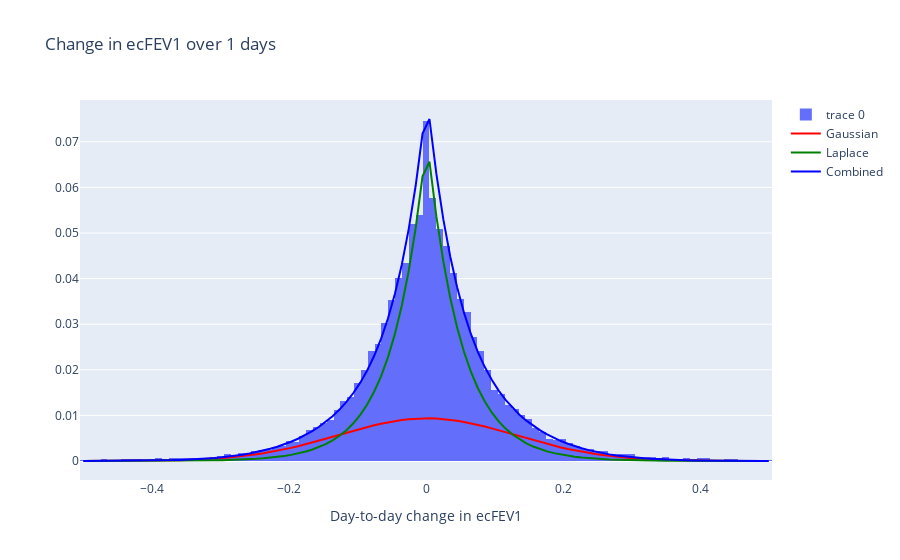

Here is the notebook cell this chart was saved with:
### Code cell
# Plot histogram of 
fig = go.Figure()
xbins = dict(
    start=-0.505,
    end=0.5,
    size=0.01
)
fig.add_trace(go.Histogram(x=d2d["day_to_day_ecFEV1"], xbins=xbins, histnorm='probability'))

weight = 0.7
# Add gaussian with std as d2d
mu = d2d["day_to_day_ecFEV1"].mean()
std = d2d["day_to_day_ecFEV1"].std()
print(f"mu: {mu}, std: {std}")
x = np.linspace(-0.5, 0.5, 100)
y1 = norm.pdf(x, mu, std*1.1)
y1 = (1-weight) * y1 / y1.sum()
fig.add_trace(go.Scatter(x=x, y=y1, mode='lines', name="Gaussian", line=dict(color='red')))
# Add laplace
y2 = norm.pdf(x, mu, 0.05)
y2 = laplace.pdf(x, mu, 0.05)
y2 = weight * y2 / y2.sum()
fig.add_trace(go.Scatter(x=x, y=y2, mode='lines', name="Laplace", line=dict(color='green')))

y = y1 + y2
fig.add_trace(go.Scatter(x=x, y=y, mode='lines', name="Combined", line=dict(color='blue')))

fig.update_xaxes(title_text="Day-to-day change in ecFEV1")
fig.update_layout(title=f"Change in ecFEV1 over {n_days} days")
fig.show()
